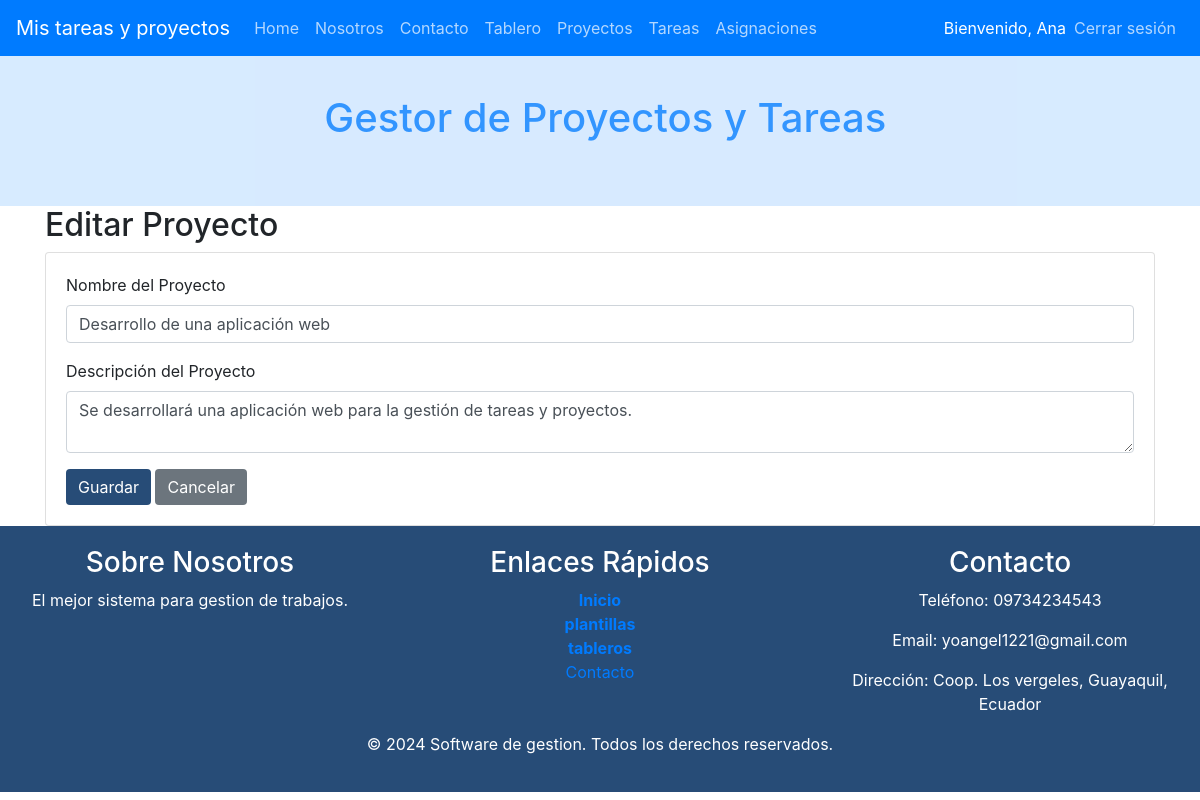
/index.php?c=Proyectos&f=view_edit&id=1 (signed in), run on an earlier commit of the app's database.
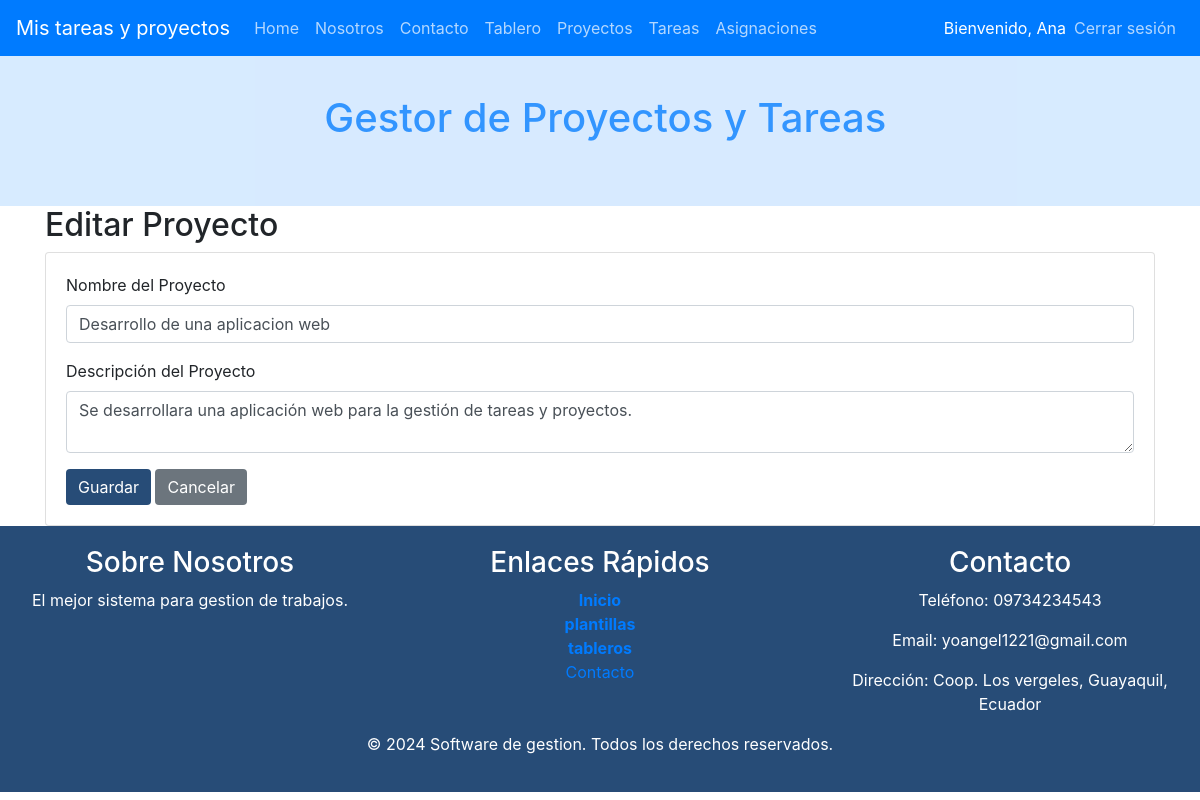
And on a later commit of the database.
### tables this page shows
CREATE TABLE IF NOT EXISTS Proyectos (
    id INT AUTO_INCREMENT PRIMARY KEY,
    nombre VARCHAR(255) NOT NULL,
    descripcion TEXT,
    fecha_creacion TIMESTAMP DEFAULT CURRENT_TIMESTAMP,
    fecha_modificacion TIMESTAMP DEFAULT CURRENT_TIMESTAMP ON UPDATE CURRENT_TIMESTAMP,
    usuario_creacion INT,
    estado int(1) NOT NULL DEFAULT 1,
    FOREIGN KEY (usuario_creacion) REFERENCES Usuarios(id)
);

### controller/ProyectosController.php (called while the page is built, shortened)
<?php
require_once 'model/dao/ProyectosDAO.php';
class ProyectosController {
    private $model;
    public function __construct() {
        $this->model = new ProyectosDAO();
    }
    public function view_edit() {
        $id = isset($_GET['id']) ? $_GET['id'] : 0;
        $proyecto = $this->model->selectOne($id);
        $titulo = "Editar Proyecto";
        require_once VPROYECTOS.'edit.php';
    }
}
?>

### index.php (called while the page is built, shortened)
    <?php
        $funcion = (!empty($_REQUEST['f']))?htmlentities($_REQUEST['f']):FUNCION_PRINCIPAL;
        $cont = new  $controlador();
        $cont->$funcion();
?>

### config/Conexion.php (called while the page is built)
<?php
class Conexion {
    public static function getConexion() {
         $dsn = 'mysql:host=localhost;port=3307;dbname=' . DBNAME;
        $conexion = null;
        try {
            $conexion = new PDO($dsn, DBUSER, DBPASSWORD);
             $conexion->setAttribute(PDO::ATTR_ERRMODE, PDO::ERRMODE_EXCEPTION);
        } catch (Exception $e) {
            echo $e;
            die("error " . $e->getMessage());
        }
        return $conexion;
    }
}

### model/dao/ProyectosDAO.php (called while the page is built, shortened)
<?php
require_once 'config/Conexion.php';
class ProyectosDAO {
    private $con;
    public function __construct() {
        $this->con = Conexion::getConexion();
    }
    public function selectOne($id) {
        $sql = "SELECT id, nombre, descripcion FROM proyectos WHERE id = :id";
        $stmt = $this->con->prepare($sql);
        $stmt->bindValue(':id', $id);
        $stmt->execute();
        return $stmt->fetch(PDO::FETCH_OBJ);
    }
}
?>

### view/proyectos/proyectos.edit.php (the view, shortened to what this page needs)
<div class="container">
    <h2><?php echo $titulo; ?></h2>
    <div class="card card-body">
        <form action="index.php?c=Proyectos&f=edit" method="POST">
            <div class="form-group">
                <label for="nombre">Nombre del Proyecto</label>
                <input type="text" class="form-control" id="nombre" name="nombre" value="<?php echo $proyecto->nombre; ?>" required>
            </div>
            <div class="form-group">
                <label for="descripcion">Descripción del Proyecto</label>
                <textarea class="form-control" id="descripcion" name="descripcion" required><?php echo $proyecto->descripcion; ?></textarea>
            </div>
            <button type="submit" class="btn btn-primary">Guardar</button>
            <a href="index.php?c=Proyectos&f=index" class="btn btn-secondary">Cancelar</a>
        </form>
    </div>
</div>

What changed in the data, as far as the page shows it:
changed proyectos: nombre "Desarrollo de una aplicación web" → "Desarrollo de una aplicacion web"; descripcion "Se desarrollará una aplicación web para la gestión de tareas y proyectos." → "Se desarrollara una aplicación web para la gestión de tareas y proyectos."
